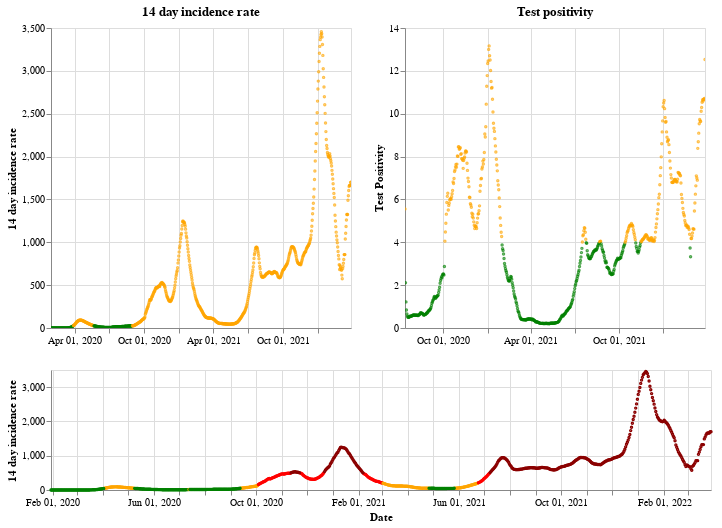

This figure's notebook cell:
### Markdown cell above
## England

### Code cell
plot_traffic_light('England')

### Figure 1 — Vega-Lite specification as saved in the notebook (floating-point values rounded to 4 significant figures; data arrays with more than 128 entries replaced by an {"elided": "..."} marker saying what was removed)
{"config": {"view": {"continuousWidth": 400, "continuousHeight": 300}}, "vconcat": [{"hconcat": [{"mark": {"type": "point", "size": 2}, "encoding": {"color": {"condition": {"value": "green", "test": "(datum.twoWeeklyCasesRate <= 25)"}, "value": "orange"}, "tooltip": [{"type": "nominal", "field": "areaName"}, {"type": "temporal", "field": "date"}, {"type": "quantitative", "field": "twoWeeklyCasesRate"}, {"type": "quantitative", "field": "testPositivity"}], "x": {"type": "temporal", "axis": {"title": ""}, "field": "date", "scale": {"domain": {"selection": "DateBrush"}}, "timeUnit": "yearmonthdate"}, "y": {"type": "quantitative", "axis": {"title": "14 day incidence rate"}, "field": "twoWeeklyCasesRate"}}, "title": "14 day incidence rate", "width": 300}, {"mark": {"type": "point", "size": 2}, "encoding": {"color": {"condition": {"value": "green", "test": "(datum.testPositivity <= 4)"}, "value": "orange"}, "tooltip": [{"type": "nominal", "field": "areaName"}, {"type": "temporal", "field": "date"}, {"type": "quantitative", "field": "twoWeeklyCasesRate"}, {"type": "quantitative", "field": "testPositivity"}], "x": {"type": "temporal", "axis": {"title": ""}, "field": "date", "scale": {"domain": {"selection": "DateBrush"}}, "timeUnit": "yearmonthdate"}, "y": {"type": "quantitative", "axis": {"title": "Test Positivity"}, "field": "testPositivity"}}, "title": "Test positivity", "width": 300}]}, {"layer": [{"mark": {"type": "point", "size": 2}, "encoding": {"color": {"condition": {"value": "orange", "test": "(((datum.testPositivity < 4) && (datum.twoWeeklyCasesRate >= 50)) && (datum.twoWeeklyCasesRate < 200))"}, "value": "red"}, "opacity": {"condition": {"value": 1, "test": "((datum.twoWeeklyCasesRate >= 50) && (datum.twoWeeklyCasesRate < 500))"}, "value": 0}, "tooltip": [{"type": "nominal", "field": "areaName"}, {"type": "temporal", "field": "date"}, {"type": "quantitative", "field": "twoWeeklyCasesRate"}, {"type": "quantitative", "field": "testPositivity"}], "x": {"type": "temporal", "axis": {"title": "Date"}, "field": "date", "timeUnit": "yearmonthdate"}, "y": {"type": "quantitative", "axis": {"title": "14 day incidence rate"}, "field": "twoWeeklyCasesRate"}}, "selection": {"DateBrush": {"type": "interval", "encodings": ["x"], "fields": ["Time"]}}}, {"mark": {"type": "point", "size": 2}, "encoding": {"color": {"value": "darkred"}, "opacity": {"condition": {"value": 1, "test": "(datum.twoWeeklyCasesRate >= 500)"}, "value": 0}, "tooltip": [{"type": "nominal", "field": "areaName"}, {"type": "temporal", "field": "date"}, {"type": "quantitative", "field": "twoWeeklyCasesRate"}, {"type": "quantitative", "field": "testPositivity"}], "x": {"type": "temporal", "axis": {"title": "Date"}, "field": "date", "timeUnit": "yearmonthdate"}, "y": {"type": "quantitative", "axis": {"title": "14 day incidence rate"}, "field": "twoWeeklyCasesRate"}}}, {"mark": {"type": "point", "size": 2}, "encoding": {"color": {"condition": {"value": "green", "test": "((datum.testPositivity < 4) && (datum.twoWeeklyCasesRate < 50))"}, "value": "orange"}, "opacity": {"condition": {"value": 1, "test": "(datum.twoWeeklyCasesRate < 50)"}, "value": 0}, "tooltip": [{"type": "nominal", "field": "areaName"}, {"type": "temporal", "field": "date"}, {"type": "quantitative", "field": "twoWeeklyCasesRate"}, {"type": "quantitative", "field": "testPositivity"}], "x": {"type": "temporal", "axis": {"title": "Date"}, "field": "date", "timeUnit": "yearmonthdate"}, "y": {"type": "quantitative", "axis": {"title": "14 day incidence rate"}, "field": "twoWeeklyCasesRate"}}}], "height": 120, "width": 660}], "data": {"name": "data-23159411c4c0cfbdd9ab81776495ca3c"}, "$schema": "https://vega.github.io/schema/vega-lite/v4.8.1.json", "datasets": {"data-23159411c4c0cfbdd9ab81776495ca3c": {"elided": "790 records"}}}
